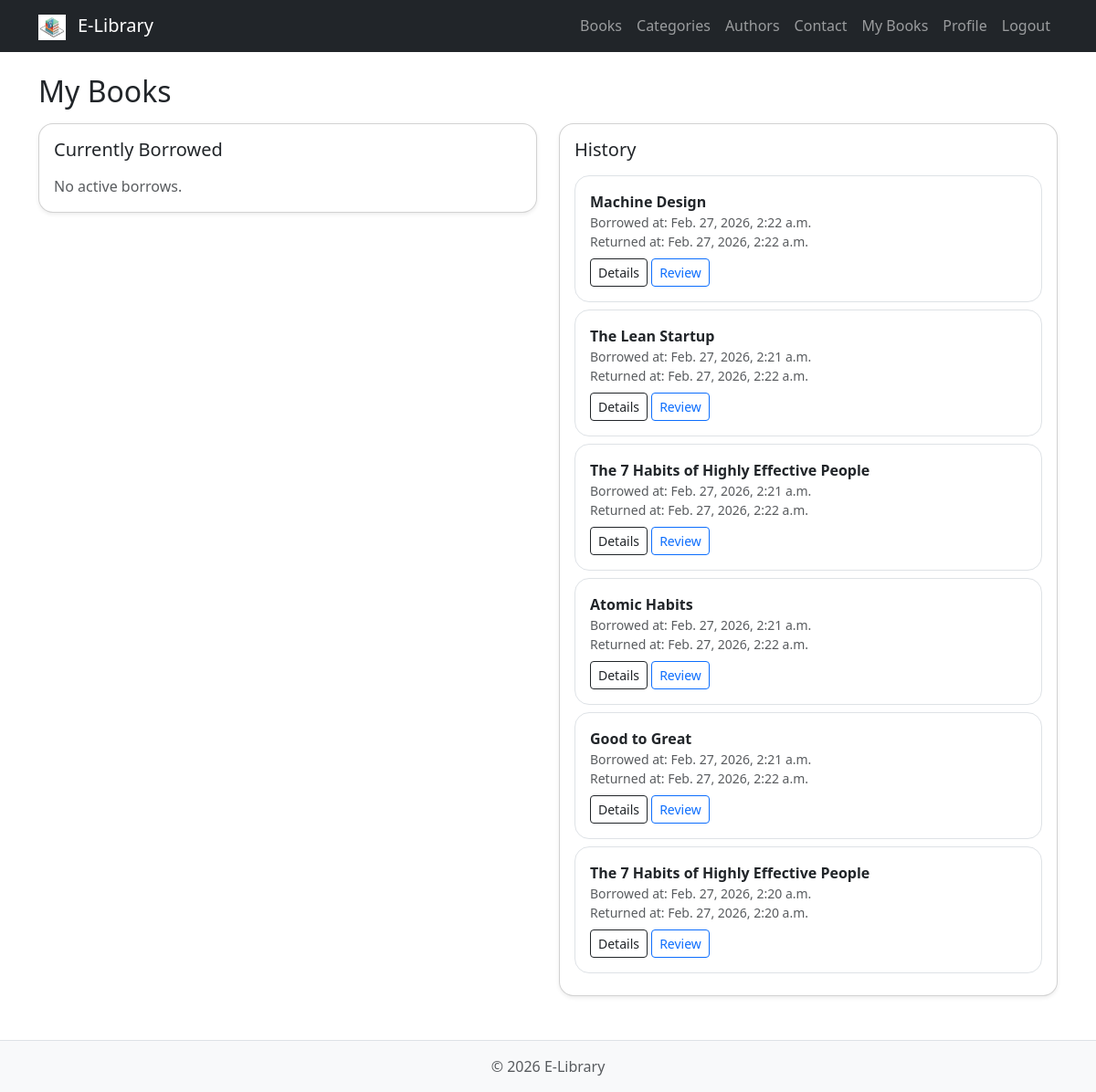
The page /my-books/ (signed in) on the database its author committed.
### library/models.py (models this page shows, shortened)
class Borrow(models.Model):
    user = models.ForeignKey(User, on_delete=models.CASCADE, related_name='borrows')
    book = models.ForeignKey(Book, on_delete=models.CASCADE, related_name='borrows')
    borrowed_at = models.DateTimeField(auto_now_add=True)
    expected_return_at = models.DateTimeField()
    returned_at = models.DateTimeField(blank=True, null=True)
    class Meta:
        indexes = [
            models.Index(fields=['user', 'book', 'returned_at']),
        ]

class Book(models.Model):
    title = models.CharField(max_length=220)
    cover = models.ImageField(upload_to='covers/', blank=True, null=True)
    author = models.ForeignKey(Author, on_delete=models.PROTECT, related_name='books')
    category = models.ForeignKey(Category, on_delete=models.PROTECT, related_name='books')
    publication_year = models.PositiveIntegerField()
    pages = models.PositiveIntegerField()
    language = models.CharField(max_length=60)
    description = models.TextField()
    total_copies = models.PositiveIntegerField(default=1)
    available_copies = models.PositiveIntegerField(default=1)
    created_at = models.DateTimeField(auto_now_add=True)

### library/views.py (the view)
# urls.py: path('my-books/', views.my_books, name='my_books'),
@login_required
def my_books(request):
    if request.user.is_staff:
        return redirect('home')
    borrows = Borrow.objects.filter(user=request.user).select_related('book').order_by('-borrowed_at')
    active = borrows.filter(returned_at__isnull=True)
    now = timezone.now()
    return render(request, 'library/my_books.html', {
        'active': active,
        'history': borrows.filter(returned_at__isnull=False),
        'now': now
    })

### templates/library/my_books.html
{% extends "base.html" %}
{% block content %}
<h2 class="mb-3">My Books</h2>
<div class="row g-4">
  <div class="col-lg-6">
    <div class="card rounded-4 shadow-sm">
      <div class="card-body">
        <h5 class="mb-3">Currently Borrowed</h5>
        {% for b in active %}
          <div class="border rounded-4 p-3 mb-2">
            <div class="fw-semibold">{{ b.book.title }}</div>
            <div class="text-muted small">Borrowed at: {{ b.borrowed_at }}</div>
            <div class="text-muted small">Expected return: {{ b.expected_return_at }}</div>
            {% if b.expected_return_at < now %}
              <span class="badge bg-danger mt-2">Late</span>
            {% else %}
              <span class="badge bg-success mt-2">On time</span>
            {% endif %}
            <div class="mt-2">
              <a class="btn btn-outline-dark btn-sm" href="{% url 'book_detail' b.book.id %}">Details</a>
              <a class="btn btn-dark btn-sm" href="{% url 'return_book' b.id %}">Return</a>
            </div>
          </div>
        {% empty %}
          <p class="text-muted mb-0">No active borrows.</p>
        {% endfor %}
      </div>
    </div>
  </div>
  <div class="col-lg-6">
    <div class="card rounded-4 shadow-sm">
      <div class="card-body">
        <h5 class="mb-3">History</h5>
        {% for b in history %}
          <div class="border rounded-4 p-3 mb-2">
            <div class="fw-semibold">{{ b.book.title }}</div>
            <div class="text-muted small">Borrowed at: {{ b.borrowed_at }}</div>
            <div class="text-muted small">Returned at: {{ b.returned_at }}</div>
            <div class="mt-2">
              <a class="btn btn-outline-dark btn-sm" href="{% url 'book_detail' b.book.id %}">Details</a>
              <a class="btn btn-outline-primary btn-sm" href="{% url 'add_review' b.book.id %}">Review</a>
            </div>
          </div>
        {% empty %}
          <p class="text-muted mb-0">No history yet.</p>
        {% endfor %}
      </div>
    </div>
  </div>
</div>
{% endblock %}

### rows shown on the page
Borrow: book "Machine Design", borrowed_at "Feb. 27, 2026, 2:22 a.m.", returned_at "Feb. 27, 2026, 2:22 a.m."
Borrow: book "The Lean Startup", borrowed_at "Feb. 27, 2026, 2:21 a.m.", returned_at "Feb. 27, 2026, 2:22 a.m."
Borrow: book "The 7 Habits of Highly Effective People", borrowed_at "Feb. 27, 2026, 2:21 a.m.", returned_at "Feb. 27, 2026, 2:22 a.m."
Borrow: book "Atomic Habits", borrowed_at "Feb. 27, 2026, 2:21 a.m.", returned_at "Feb. 27, 2026, 2:22 a.m."
Borrow: book "Good to Great", borrowed_at "Feb. 27, 2026, 2:21 a.m.", returned_at "Feb. 27, 2026, 2:22 a.m."
Borrow: book "The 7 Habits of Highly Effective People", borrowed_at "Feb. 27, 2026, 2:20 a.m.", returned_at "Feb. 27, 2026, 2:20 a.m."
